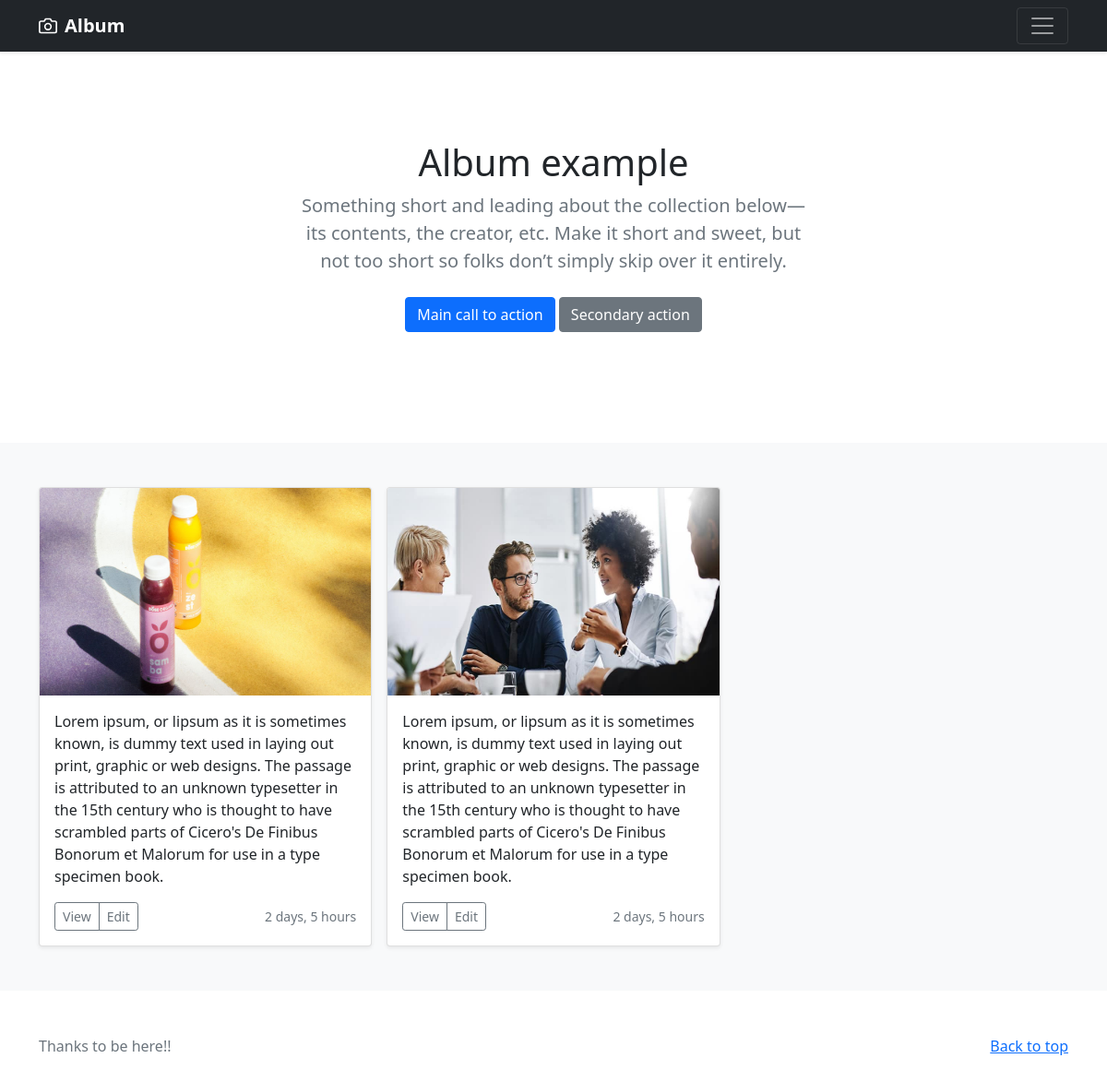
Screenshot of /album/ with the database file from the repository.
### my_album/models.py (models this page shows)
class Albums(models.Model):
    thumbnail = models.ImageField(upload_to = 'album/images/')
    discription = models.TextField()
    creation = models.DateTimeField(auto_now_add=True)

### my_album/views.py (the view)
# urls.py: path('', views.albumspage, name = 'albumspage'),
def albumspage(request):
    albums = Albums.objects.all()
    context = {
        'albums':albums
    }
    return render(request, 'album/albums.html', context)

### templates/album/albums.html (shortened to what this page needs)
{% load static %}
<!doctype html>
<html lang="en">
  <head>
<link href="{% static 'assets/dist/css/bootstrap.min.css' %}" rel="stylesheet">
  </head>
  <body>
<header>
  <div class="navbar navbar-dark bg-dark shadow-sm">
    <div class="container">
      <a href="#" class="navbar-brand d-flex align-items-center">
        <strong>Album</strong>
      </a>
      <button class="navbar-toggler" type="button" data-bs-toggle="collapse" data-bs-target="#navbarHeader" aria-controls="navbarHeader" aria-expanded="false" aria-label="Toggle navigation">
        <span class="navbar-toggler-icon"></span>
      </button>
    </div>
  </div>
</header>
<main>
  <section class="py-5 text-center container">
    <div class="row py-lg-5">
      <div class="col-lg-6 col-md-8 mx-auto">
        <h1 class="fw-light">Album example</h1>
        <p class="lead text-muted">Something short and leading about the collection below—its contents, the creator, etc. Make it short and sweet, but not too short so folks don’t simply skip over it entirely.</p>
        <p>
          <a href="#" class="btn btn-primary my-2">Main call to action</a>
          <a href="#" class="btn btn-secondary my-2">Secondary action</a>
        </p>
      </div>
    </div>
  </section>
  <div class="album py-5 bg-light">
    <div class="container">
      <div class="row row-cols-1 row-cols-sm-2 row-cols-md-3 g-3">
        {% for album in albums %}
        <div class="col">
          <div class="card shadow-sm">
            <img class="bd-placeholder-img card-img-top" width="100%" height="225" src="{{ album.thumbnail.url }}" alt="image">
            <div class="card-body">
              <p class="card-text">{{ album.discription }}</p>
              <div class="d-flex justify-content-between align-items-center">
                <div class="btn-group">
                  <button type="button" class="btn btn-sm btn-outline-secondary">View</button>
                  <button type="button" class="btn btn-sm btn-outline-secondary">Edit</button>
                </div>
                <small class="text-muted">{{ album.creation | timesince }}</small>
              </div>
            </div>
          </div>
        </div>
        {% endfor %}
      </div>
    </div>
  </div>
</main>
<footer class="text-muted py-5">
  <div class="container">
    <p class="float-end mb-1">
      <a href="#">Back to top</a>
    </p>
    <p class="mb-1">Thanks to be here!!</p>
  </div>
</footer>
  </body>
</html>

### templates/album/albums.html (style rules this page uses)
.bd-placeholder-img { font-size: 1.125rem; text-anchor: middle; -webkit-user-select: none; -moz-user-select: none; user-select: none; }

### rows the page displays
Albums: thumbnail (picture), discription "Lorem ipsum, or lipsum as it is sometimes known, is dummy text used in laying out print, graphic or web designs. The passage is attributed to an unknown typesetter in the 15th century who is thought to have scrambled parts of Cicero's De Finibus Bonorum et Malorum for use in a type specimen book.", creation "2 days, 5 hours"
Albums: thumbnail (picture), discription "Lorem ipsum, or lipsum as it is sometimes known, is dummy text used in laying out print, graphic or web designs. The passage is attributed to an unknown typesetter in the 15th century who is thought to have scrambled parts of Cicero's De Finibus Bonorum et Malorum for use in a type specimen book.", creation "2 days, 5 hours"
